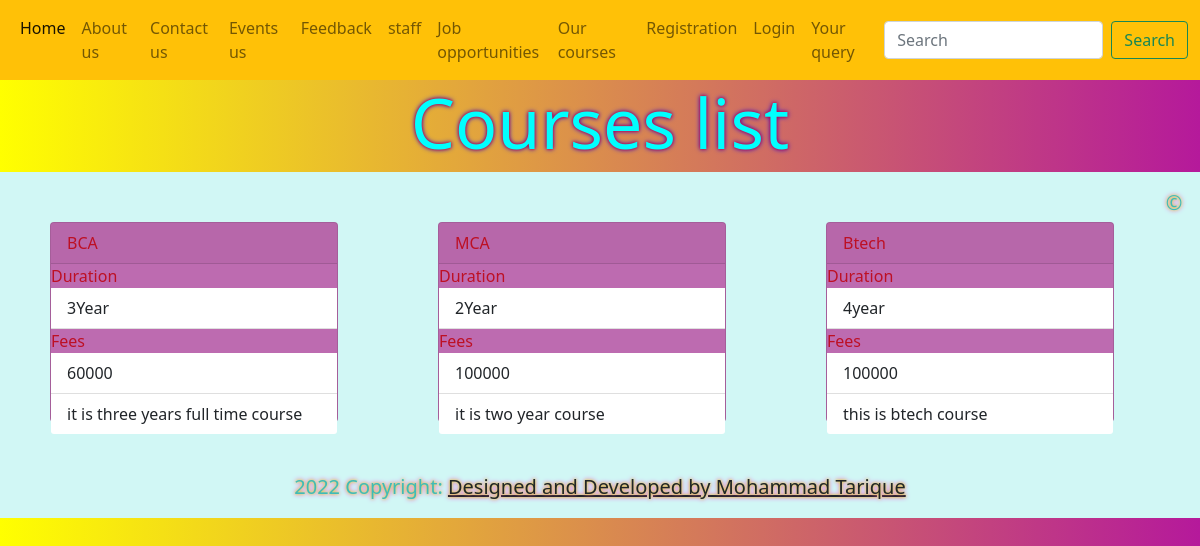
Screenshot of /course/ with the database file from the repository.
### college/models.py (models this page shows)
class Course_Detail(models.Model):
    course_name = models.CharField(max_length=45,primary_key=True)
    duration=models.CharField(max_length=45,null=False,default="1Year")
    fees=models.IntegerField(default=0,null=False)
    description=models.TextField(null=True)
    def __str__(self):#represent object in the form of string
        return self.course_name

### college/views.py (the view)
# urls.py: path("course/",views.Course,name="course"),
def Course(request):
    course_query_set=Course_Detail.objects.all()
    print(course_query_set)
    course_dict={
        "course_key":course_query_set
    }
    return render(request,'college/html/course.html',course_dict)

### college/templates/college/html/course.html (shortened to what this page needs)
<!DOCTYPE html>
<html lang="en">
<head>
    <link
    href="https://cdn.jsdelivr.net/npm/bootstrap@5.1.3/dist/css/bootstrap.min.css"
    rel="stylesheet"
  />
</head>
<body style="background-image: linear-gradient(to right,yellow,rgb(181, 25, 155));">
    {% include 'college/html/header.html' %}
    <h1 style=" text-align: center; font-size:70px;color: aqua;text-shadow: 0 0 3px #FF0000, 0 0 5px #0000FF;">Courses list</h1>
    {% for cd in course_key%}
    <div class="card" style="width: 18rem; height: 200px; float:left; margin:50px; color:rgb(189, 16, 36); background-color: rgb(189, 107, 176);">
      <div class="card-header">
        {{cd.course_name}}
      </div>
      <ul class="list-group list-group-flush">
        Duration<li class="list-group-item">{{cd.duration}}</li>
       Fees <li class="list-group-item">{{cd.fees}}</li>
            <li class="list-group-item">{{cd.description}}</li>
      </ul>
    </div>
    {%endfor%}
    {% include 'college/html/footer.html' %}
</body>
</html>

### rows the page displays
Course_Detail: course_name "BCA", duration "3Year", fees "60000", description "it is three years full time course"
Course_Detail: course_name "MCA", duration "2Year", fees "100000", description "it is two year course"
Course_Detail: course_name "Btech", duration "4year", fees "100000", description "this is btech course"
